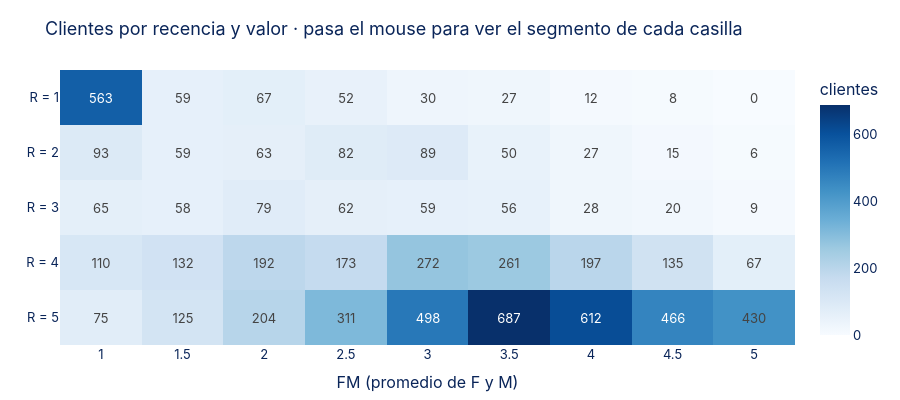
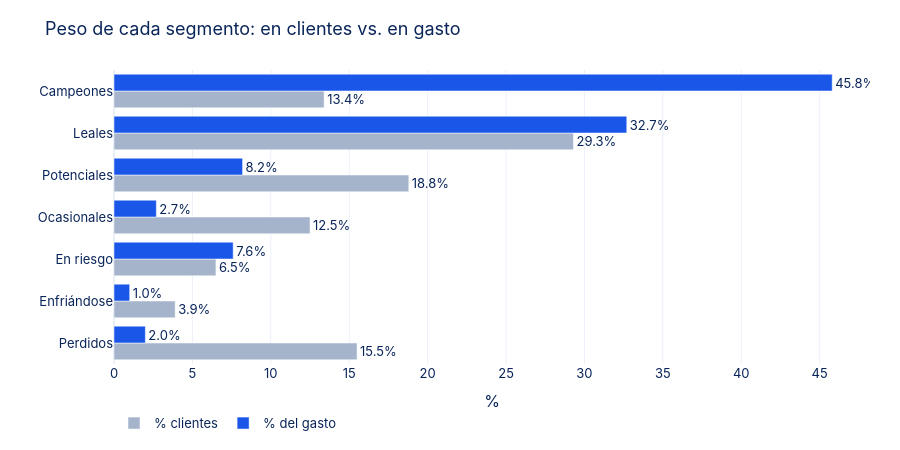
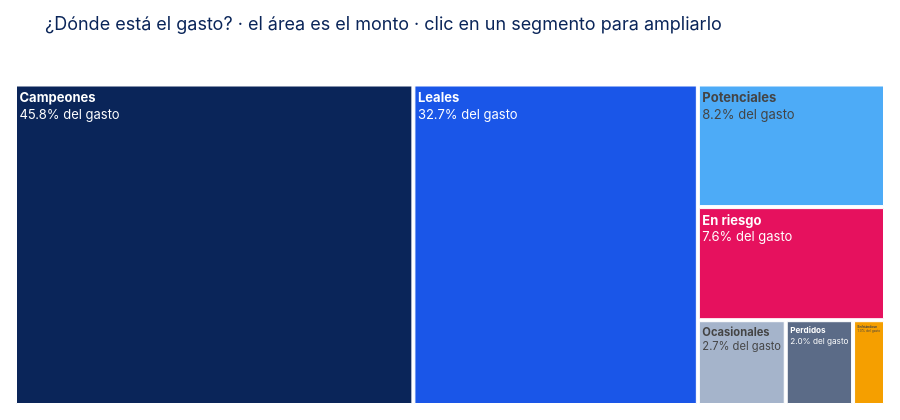

Notebook code for these charts, in order:
### Markdown cell above
### Demostración B.5 — Quiénes son los mejores: el mapa y la concentración del gasto

### Code cell
# ── DEMOSTRACIÓN B.5 ──────────────────────────────────────────────────
if rfm is not None and "segmento" in rfm:
    mapa = pd.crosstab(rfm["R"], rfm["FM"]).sort_index(ascending=False)
    seg_celda = [[segmentar(r, fm) for fm in mapa.columns] for r in mapa.index]
    fig = go.Figure(go.Heatmap(
        z=mapa.values, x=[f"{c:g}" for c in mapa.columns], y=[f"R = {r}" for r in mapa.index],
        colorscale="Blues", customdata=seg_celda, text=mapa.values, texttemplate="%{text}",
        colorbar=dict(title="clientes"),
        hovertemplate="%{y} · FM = %{x}<br><b>%{customdata}</b><br>%{z:,} clientes<extra></extra>"))
    fig.update_layout(title="Clientes por recencia y valor · pasa el mouse para ver el segmento de cada casilla",
                      xaxis_title="FM (promedio de F y M)", height=400)
    fig.show()

    valor = rfm.groupby("segmento").agg(clientes=("monto", "size"), monto=("monto", "sum"))
    valor["% clientes"] = (valor["clientes"] / valor["clientes"].sum() * 100).round(1)
    valor["% del gasto"] = (valor["monto"] / valor["monto"].sum() * 100).round(1)
    print(valor.sort_values("% del gasto", ascending=False)[["clientes", "% clientes", "% del gasto"]].to_string())

    largo = (valor.reindex(ORDEN_SEG).reset_index()
             .melt(id_vars=["segmento", "clientes", "monto"], value_vars=["% clientes", "% del gasto"],
                   var_name="medida", value_name="pct"))
    fig = px.bar(largo, x="pct", y="segmento", color="medida", barmode="group", orientation="h", text="pct",
                 color_discrete_map={"% clientes": "#A5B4CB", "% del gasto": BLUE},
                 custom_data=["clientes", "monto"],
                 title="Peso de cada segmento: en clientes vs. en gasto")
    fig.update_traces(texttemplate="%{text:.1f}%", textposition="outside",
                      hovertemplate="<b>%{y}</b><br>%{x:.1f}%<br>%{customdata[0]:,} clientes · "
                                    "S/ %{customdata[1]:,.0f}<extra></extra>")
    fig.update_layout(height=450, xaxis_title="%", yaxis=dict(title="", categoryorder="array",
                      categoryarray=ORDEN_SEG[::-1]), legend=dict(orientation="h", y=-0.15, title=""))
    fig.show()

    fig = px.treemap(valor.reset_index(), path=["segmento"], values="monto", color="segmento",
                     color_discrete_map=COLOR_SEG, custom_data=["clientes", "% clientes", "% del gasto"],
                     title="¿Dónde está el gasto? · el área es el monto · clic en un segmento para ampliarlo")
    fig.update_traces(texttemplate="<b>%{label}</b><br>%{customdata[2]}% del gasto",
                      hovertemplate="<b>%{label}</b><br>S/ %{value:,.0f}<br>%{customdata[0]:,} clientes "
                                    "(%{customdata[1]}%)<extra></extra>")
    fig.update_layout(height=420, margin=dict(t=60, l=10, r=10, b=10))
    fig.show()

### Figure 1 — Plotly figure (JSON) as saved in the notebook; plotly's stock layout.template omitted (floating-point values rounded to 4 significant figures)
{"data": [{"colorbar": {"title": {"text": "clientes"}}, "colorscale": [[0, "rgb(247,251,255)"], [0.125, "rgb(222,235,247)"], [0.25, "rgb(198,219,239)"], [0.375, "rgb(158,202,225)"], [0.5, "rgb(107,174,214)"], [0.625, "rgb(66,146,198)"], [0.75, "rgb(33,113,181)"], [0.875, "rgb(8,81,156)"], [1, "rgb(8,48,107)"]], "customdata": [["Ocasionales", "Ocasionales", "Ocasionales", "Potenciales", "Potenciales", "Leales", "Leales", "Campeones", "Campeones"], ["Ocasionales", "Ocasionales", "Ocasionales", "Potenciales", "Potenciales", "Leales", "Leales", "Leales", "Leales"], ["Enfriándose", "Enfriándose", "Enfriándose", "Enfriándose", "En riesgo", "En riesgo", "En riesgo", "En riesgo", "En riesgo"], ["Perdidos", "Perdidos", "Perdidos", "Perdidos", "En riesgo", "En riesgo", "En riesgo", "En riesgo", "En riesgo"], ["Perdidos", "Perdidos", "Perdidos", "Perdidos", "En riesgo", "En riesgo", "En riesgo", "En riesgo", "En riesgo"]], "hovertemplate": "%{y} · FM = %{x}<br><b>%{customdata}</b><br>%{z:,} clientes<extra></extra>", "text": [[75, 125, 204, 311, 498, 687, 612, 466, 430], [110, 132, 192, 173, 272, 261, 197, 135, 67], [65, 58, 79, 62, 59, 56, 28, 20, 9], [93, 59, 63, 82, 89, 50, 27, 15, 6], [563, 59, 67, 52, 30, 27, 12, 8, 0]], "texttemplate": "%{text}", "type": "heatmap", "x": ["1", "1.5", "2", "2.5", "3", "3.5", "4", "4.5", "5"], "y": ["R = 5", "R = 4", "R = 3", "R = 2", "R = 1"], "z": [[75, 125, 204, 311, 498, 687, 612, 466, 430], [110, 132, 192, 173, 272, 261, 197, 135, 67], [65, 58, 79, 62, 59, 56, 28, 20, 9], [93, 59, 63, 82, 89, 50, 27, 15, 6], [563, 59, 67, 52, 30, 27, 12, 8, 0]]}], "layout": {"height": 400, "title": {"text": "Clientes por recencia y valor · pasa el mouse para ver el segmento de cada casilla"}, "xaxis": {"title": {"text": "FM (promedio de F y M)"}}}}

### Figure 2 — Plotly figure (JSON) as saved in the notebook; plotly's stock layout.template omitted (floating-point values rounded to 4 significant figures)
{"data": [{"alignmentgroup": "True", "customdata": [[896.0, 97100000.0], [1959.0, 69330000.0], [1254.0, 17450000.0], [838.0, 5669000.0], [436.0, 16100000.0], [264.0, 2059000.0], [1038.0, 4342000.0]], "hovertemplate": "<b>%{y}</b><br>%{x:.1f}%<br>%{customdata[0]:,} clientes · S/ %{customdata[1]:,.0f}<extra></extra>", "legendgroup": "% clientes", "marker": {"color": "#A5B4CB", "pattern": {"shape": ""}}, "name": "% clientes", "offsetgroup": "% clientes", "orientation": "h", "showlegend": true, "text": [13.4, 29.3, 18.8, 12.5, 6.5, 3.9, 15.5], "textposition": "outside", "texttemplate": "%{text:.1f}%", "type": "bar", "x": [13.4, 29.3, 18.8, 12.5, 6.5, 3.9, 15.5], "xaxis": "x", "y": ["Campeones", "Leales", "Potenciales", "Ocasionales", "En riesgo", "Enfriándose", "Perdidos"], "yaxis": "y"}, {"alignmentgroup": "True", "customdata": [[896.0, 97100000.0], [1959.0, 69330000.0], [1254.0, 17450000.0], [838.0, 5669000.0], [436.0, 16100000.0], [264.0, 2059000.0], [1038.0, 4342000.0]], "hovertemplate": "<b>%{y}</b><br>%{x:.1f}%<br>%{customdata[0]:,} clientes · S/ %{customdata[1]:,.0f}<extra></extra>", "legendgroup": "% del gasto", "marker": {"color": "#1A56E8", "pattern": {"shape": ""}}, "name": "% del gasto", "offsetgroup": "% del gasto", "orientation": "h", "showlegend": true, "text": [45.8, 32.7, 8.2, 2.7, 7.6, 1.0, 2.0], "textposition": "outside", "texttemplate": "%{text:.1f}%", "type": "bar", "x": [45.8, 32.7, 8.2, 2.7, 7.6, 1.0, 2.0], "xaxis": "x", "y": ["Campeones", "Leales", "Potenciales", "Ocasionales", "En riesgo", "Enfriándose", "Perdidos"], "yaxis": "y"}], "layout": {"barmode": "group", "height": 450, "legend": {"orientation": "h", "title": {"text": ""}, "tracegroupgap": 0, "y": -0.15}, "title": {"text": "Peso de cada segmento: en clientes vs. en gasto"}, "xaxis": {"anchor": "y", "domain": [0, 1], "title": {"text": "%"}}, "yaxis": {"anchor": "x", "categoryarray": ["Perdidos", "Enfriándose", "En riesgo", "Ocasionales", "Potenciales", "Leales", "Campeones"], "categoryorder": "array", "domain": [0, 1], "title": {"text": ""}}}}

### Figure 3 — Plotly figure (JSON) as saved in the notebook; plotly's stock layout.template omitted (floating-point values rounded to 4 significant figures)
{"data": [{"branchvalues": "total", "customdata": [["896", "13.4", "45.8", "Campeones"], ["436", "6.5", "7.6", "En riesgo"], ["264", "3.9", "1.0", "Enfriándose"], ["1959", "29.3", "32.7", "Leales"], ["838", "12.5", "2.7", "Ocasionales"], ["1038", "15.5", "2.0", "Perdidos"], ["1254", "18.8", "8.2", "Potenciales"]], "domain": {"x": [0, 1], "y": [0, 1]}, "hovertemplate": "<b>%{label}</b><br>S/ %{value:,.0f}<br>%{customdata[0]:,} clientes (%{customdata[1]}%)<extra></extra>", "ids": ["Campeones", "En riesgo", "Enfriándose", "Leales", "Ocasionales", "Perdidos", "Potenciales"], "labels": ["Campeones", "En riesgo", "Enfriándose", "Leales", "Ocasionales", "Perdidos", "Potenciales"], "marker": {"colors": ["#0A2559", "#E6115E", "#F59F00", "#1A56E8", "#A5B4CB", "#5B6B87", "#4DABF7"]}, "name": "", "parents": ["", "", "", "", "", "", ""], "texttemplate": "<b>%{label}</b><br>%{customdata[2]}% del gasto", "type": "treemap", "values": [97100000.0, 16100000.0, 2059000.0, 69330000.0, 5669000.0, 4342000.0, 17450000.0]}], "layout": {"height": 420, "legend": {"tracegroupgap": 0}, "margin": {"b": 10, "l": 10, "r": 10, "t": 60}, "title": {"text": "¿Dónde está el gasto? · el área es el monto · clic en un segmento para ampliarlo"}}}
